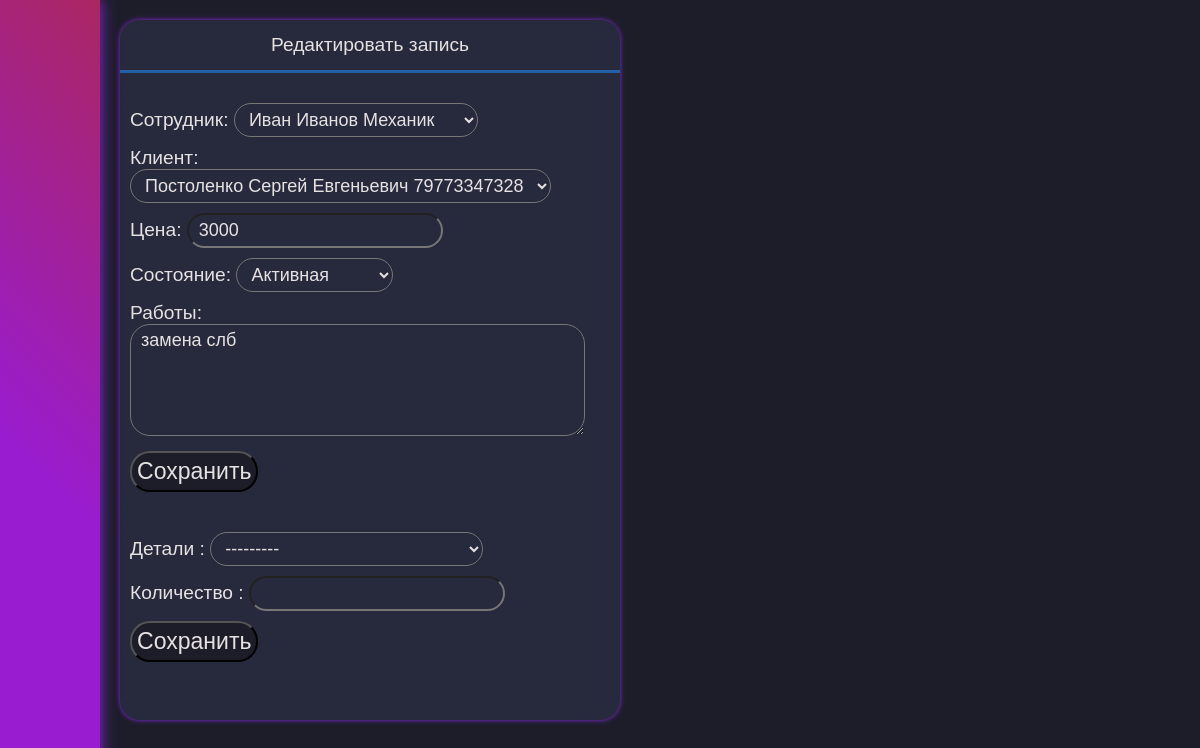
Page /task/1/ on the committed database.
### Dashboard/models.py (models this page shows, shortened)
class Tasks(models.Model):
    CHOISES = (
        ('active','Активная'),
        ('created','Созданная'),
        ('complete','Завершенная'),
    )
    staff = models.ForeignKey(Staffs ,on_delete=models.SET_NULL, blank=True, null=True)
    client = models.ForeignKey(Clients, on_delete=models.SET_NULL, blank=True, null=True)
    price = models.CharField(max_length=100, blank=True, null=True)
    mode = models.CharField(max_length=100, choices=CHOISES, default='created', blank=True, null=True)
    works = models.CharField(max_length=500, default="", blank=True, null=True)
    time = models.TimeField(auto_now_add=True)
    props = models.ManyToManyField(PropertyTasks, blank=True)

### Dashboard/views.py (the view, shortened to what this page needs)
# urls.py: path('task/<int:pk>/', views.checkTask, name='checkTask')
def checkTask(request, pk):
    ct=Tasks.objects.get(id=pk)
    form1 = CreateTaskForm(instance=ct)
    form2 = PropertyTasksForm()
    data = {
        "Title":"checkTask",
        "form1":form1,
        "form2":form2,
    }
    return render(request, 'Dashboard/checkTask.html', data)

### Dashboard/forms.py
class CreateTaskForm(forms.ModelForm):
    staff = forms.ModelChoiceField(label="Сотрудник", queryset=Staffs.objects.all())
    client = forms.ModelChoiceField(label="Клиент", queryset=Clients.objects.all())
    price = forms.CharField(label="Цена", max_length=100, widget=forms.TextInput(attrs={"class":"Price"}))
    mode = forms.ChoiceField(label="Состояние", choices=Tasks.CHOISES)
    works = forms.CharField(label="Работы", max_length=1000, widget=forms.Textarea(attrs={"class":"Works"}))
    class Meta:
        model = Tasks
        fields = ["staff","client","price","mode","works"]

class PropertyTasksForm(forms.ModelForm):
    Props = Property.objects.all()
    count = forms.CharField(label = "Количество ", max_length=5, widget=forms.TextInput(attrs={"class":"countform"}))
    prop = forms.ModelChoiceField(label = "Детали ", queryset=Props) #""" , attrs={"class":"countform"})) """
    class Meta:
        model = PropertyTasks
        fields = "__all__"

### Property/models.py (called while the page is built)
    def __str__(self):
        return f'{self.prop_name}: {self.prop_col}'

### Staff/models.py (called while the page is built)
    def __str__(self):
        return f'{self.staff_name} {self.staff_surname} {self.staff_job}'

### clients/models.py (called while the page is built)
    def __str__(self):
        return f'{self.client_surname} {self.client_name} {self.client_fathername} {self.client_phone}'

### Dashboard/templates/Dashboard/checkTask.html (shortened to what this page needs)
{% extends "Dashboard/base.html" %}
{% load static %}
{% block statics %}
<link rel="stylesheet" href="{% static 'Dashboard/checkTask.css' %}">
{% endblock statics %}
{% block content %}
    <div class="checkTask">
        <div class="CheckTaskForm">
            <div class="CheckTaskFormTitle">
                Редактировать запись
            </div>
            <div class="checkTaskFormForm">
                <form method="POST" class="post">
                    {{ form1.as_p }}
                    <button type="submit" class="save_btn">Сохранить</button>
                </form>
                <form method="POST" class="post">
                    {{ form2.as_p }}
                    <button type="submit" class="save_btn">Сохранить</button>
                </form>
            </div>
        </div>
    </div>
{% endblock content %}

### Dashboard/static/Dashboard/base.css (style rules this page uses)
* { margin: 0; padding: 0; background-color: #1d1d2a; }

### Dashboard/static/Dashboard/checkTask.css (style rules this page uses)
.CheckTaskForm { display: flex; flex-direction: column; align-items: center; justify-content: start; width:500px; height: 700px; background-color: #27293d; border-radius: 20px; box-shadow: blueviolet 0 0 5px 0 ; padding: 0%; }
.checkTask { margin-top: 20px; }
.CheckTaskFormTitle { display: flex; background-color: #27293d; width:500px; height: 50px; border-bottom: #2261a8 3px solid; border-top-left-radius: 20px; border-top-right-radius: 20px; color: rgb(231, 226, 226); font-family: Arial, Helvetica, sans-serif; align-items: center; justify-content: center; font-size: larger; }
.checkTaskFormForm { display: flex; flex-direction: column; align-items: start; justify-content: start; width: 500px; height: 450px; border-radius: 20px; background-color: #27293d; }
.post { height: 450px; border-radius: 20px; padding:10px; margin-top: 20px; background-color: #27293d; color: rgb(231, 226, 226); font-family: Arial, Helvetica, sans-serif; font-size: larger; display: flex; justify-content: center; flex-direction: column; align-items:self-start; }
.save_btn { color: rgb(231, 226, 226); font-family: Arial, Helvetica, sans-serif; font-size: larger; border-radius: 20px; padding: 5px; }
.countform { color: rgb(231, 226, 226); font-family: Arial, Helvetica, sans-serif; font-size: large; border-radius: 20px; background-color: #27293d; padding: 5px 10px 5px 10px; }
p { margin-bottom: 10px; background-color: #27293d; }
label { background-color: #27293d; }
.Price { color: rgb(231, 226, 226); font-family: Arial, Helvetica, sans-serif; font-size: large; border-radius: 20px; background-color: #27293d; padding: 5px 10px 5px 10px; }
select { color: rgb(231, 226, 226); font-family: Arial, Helvetica, sans-serif; font-size: large; border-radius: 20px; background-color: #27293d; padding: 5px 10px 5px 10px; }
select { background-color: #27293d; }
.Works { background-color: #27293d; color: rgb(231, 226, 226); font-family: Arial, Helvetica, sans-serif; font-size: large; padding: 5px 10px 5px 10px; border-radius: 20px; height: 100px; }

### rows in the picture
Tasks: staff "Иван Иванов Механик", client "Постоленко Сергей Евгеньевич 79773347328", price "3000", mode "Активная", works "замена слб"
